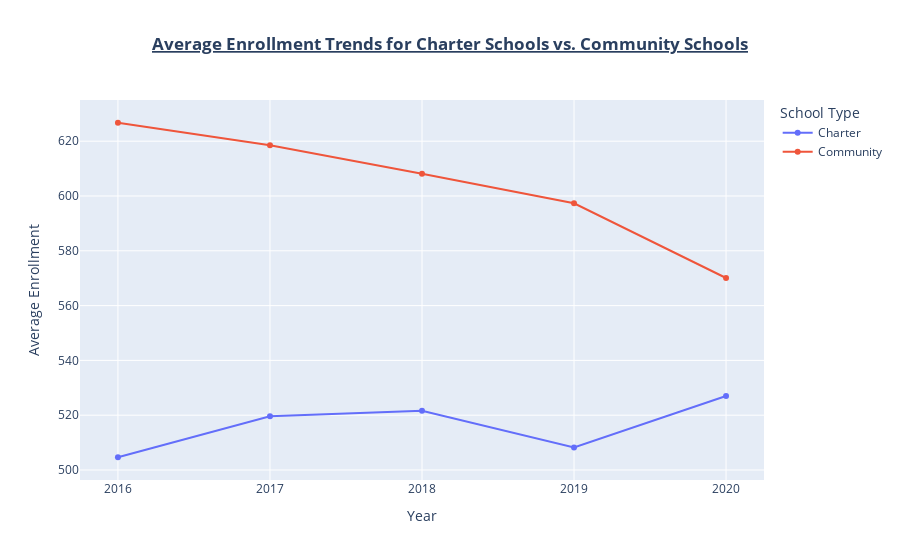

Notebook source saved alongside this figure:
### Code cell
import plotly.graph_objects as go

# Create a line plot with interactive features
fig = go.Figure()

# Add a trace for Charter Schools
fig.add_trace(go.Scatter(x=charter_schools_by_year['ay'],
                         y=charter_schools_by_year['total_enrollment'],
                         mode='lines+markers',
                         name='Charter'))

# Add a trace for Community Schools
fig.add_trace(go.Scatter(x=community_schools_by_year['ay'],
                         y=community_schools_by_year['total_enrollment'],
                         mode='lines+markers',
                         name='Community'))

# Update the layout (title, axis labels, etc.)
fig.update_layout(title='<span style="font-weight:bold;text-decoration:underline;">Average Enrollment Trends for Charter Schools vs. Community Schools</span>',
                  title_x=0.5,
                  xaxis_title='Year',
                  yaxis_title='Average Enrollment',
                  legend_title_text='School Type',
                  xaxis=dict(dtick=1))



# Show the interactive plot
fig.show()

### Figure 1 — Plotly figure (JSON) as saved in the notebook; plotly's stock layout.template omitted (floating-point values rounded to 4 significant figures)
{"data": [{"mode": "lines+markers", "name": "Charter", "type": "scatter", "x": [2016, 2017, 2018, 2019, 2020], "y": [504.6, 519.6, 521.6, 508.2, 527.0]}, {"mode": "lines+markers", "name": "Community", "type": "scatter", "x": [2016, 2017, 2018, 2019, 2020], "y": [626.7, 618.5, 608.1, 597.4, 570.1]}], "layout": {"legend": {"title": {"text": "School Type"}}, "title": {"text": "<span style=\"font-weight:bold;text-decoration:underline;\">Average Enrollment Trends for Charter Schools vs. Community Schools</span>", "x": 0.5}, "xaxis": {"dtick": 1, "title": {"text": "Year"}}, "yaxis": {"title": {"text": "Average Enrollment"}}}}
